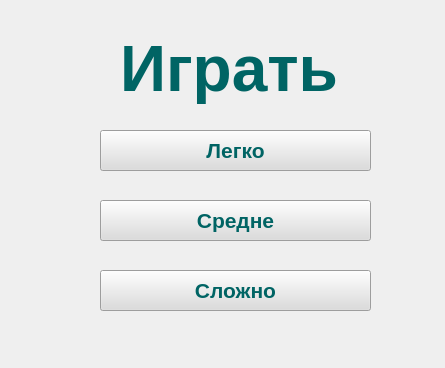
<?xml version="1.0" encoding="UTF-8"?>
<ui version="4.0">
 <class>MainWindow</class>
 <widget class="QMainWindow" name="MainWindow">
  <property name="geometry">
   <rect>
    <x>0</x>
    <y>0</y>
    <width>445</width>
    <height>368</height>
   </rect>
  </property>
  <property name="windowTitle">
   <string>MainWindow</string>
  </property>
  <widget class="QWidget" name="centralwidget">
   <widget class="QLabel" name="label">
    <property name="geometry">
     <rect>
      <x>120</x>
      <y>30</y>
      <width>237</width>
      <height>77</height>
     </rect>
    </property>
    <property name="font">
     <font>
      <pointsize>48</pointsize>
      <weight>75</weight>
      <bold>true</bold>
     </font>
    </property>
    <property name="styleSheet">
     <string notr="true">color: rgb(0, 100, 100);</string>
    </property>
    <property name="text">
     <string>Играть</string>
    </property>
   </widget>
   <widget class="QPushButton" name="easy_btn">
    <property name="geometry">
     <rect>
      <x>100</x>
      <y>130</y>
      <width>271</width>
      <height>41</height>
     </rect>
    </property>
    <property name="font">
     <font>
      <pointsize>16</pointsize>
      <weight>75</weight>
      <bold>true</bold>
     </font>
    </property>
    <property name="styleSheet">
     <string notr="true">background-color: rgb(220, 220, 220);
color: rgb(0, 100, 100);</string>
    </property>
    <property name="text">
     <string>Легко</string>
    </property>
   </widget>
   <widget class="QPushButton" name="medium_btn">
    <property name="geometry">
     <rect>
      <x>100</x>
      <y>200</y>
      <width>271</width>
      <height>41</height>
     </rect>
    </property>
    <property name="font">
     <font>
      <pointsize>16</pointsize>
      <weight>75</weight>
      <bold>true</bold>
     </font>
    </property>
    <property name="styleSheet">
     <string notr="true">background-color: rgb(220, 220, 220);
color: rgb(0, 100, 100);</string>
    </property>
    <property name="text">
     <string>Средне</string>
    </property>
   </widget>
   <widget class="QPushButton" name="play_btn_3">
    <property name="geometry">
     <rect>
      <x>100</x>
      <y>270</y>
      <width>271</width>
      <height>41</height>
     </rect>
    </property>
    <property name="font">
     <font>
      <pointsize>16</pointsize>
      <weight>75</weight>
      <bold>true</bold>
     </font>
    </property>
    <property name="styleSheet">
     <string notr="true">background-color: rgb(220, 220, 220);
color: rgb(0, 100, 100);</string>
    </property>
    <property name="text">
     <string>Сложно</string>
    </property>
   </widget>
  </widget>
 </widget>
 <resources/>
 <connections/>
</ui>
